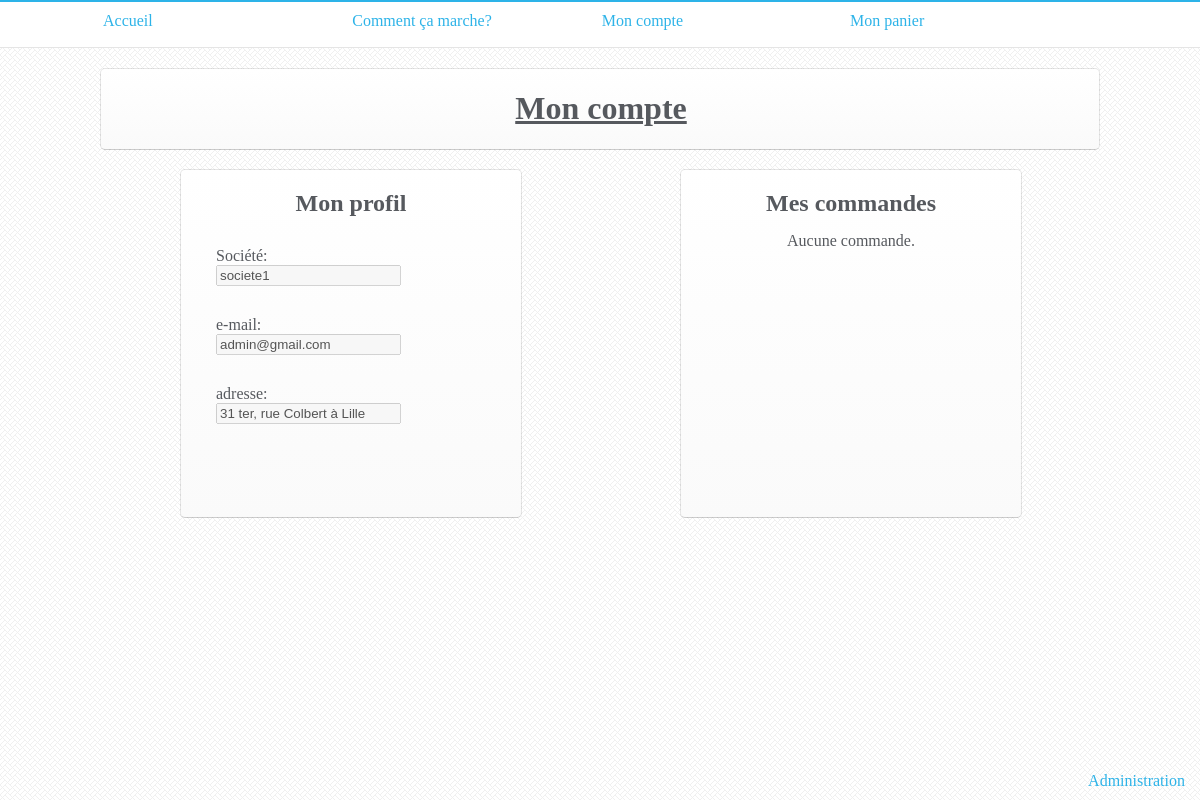
Page /mySpace.html (signed in) on the earlier database version.
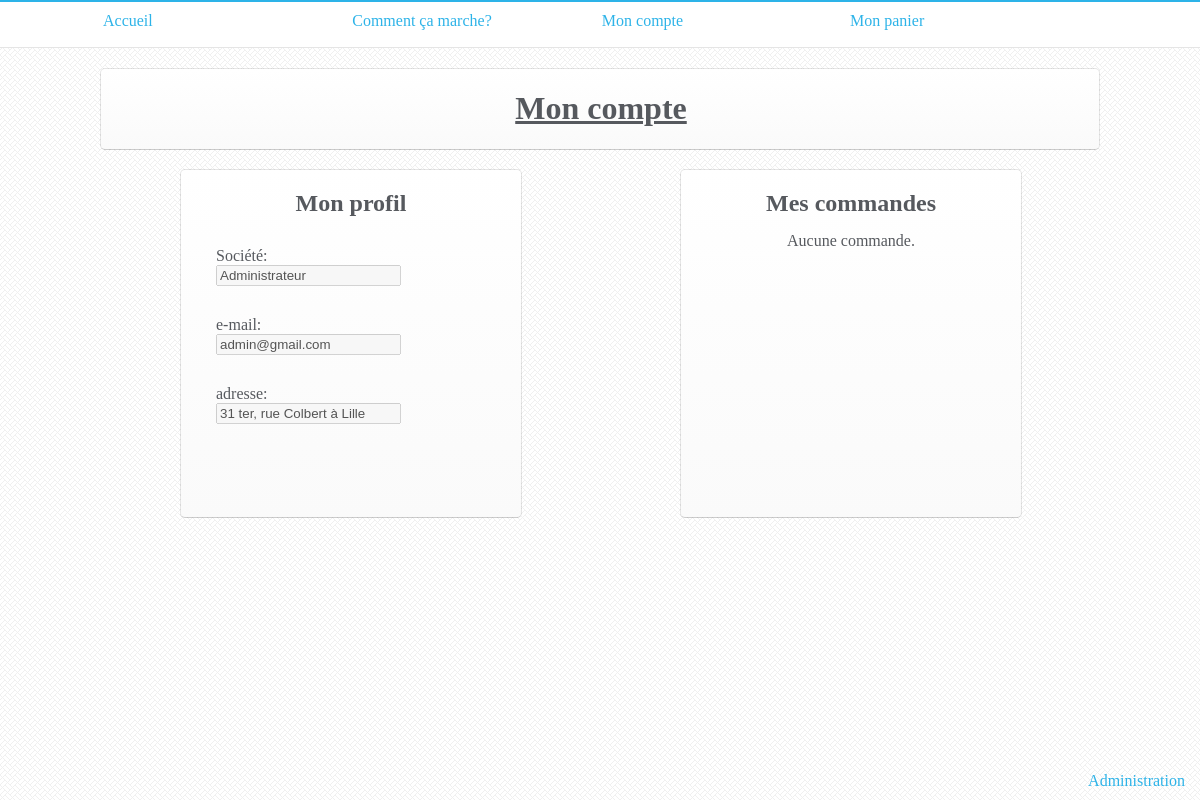
Same page on the later database version.
### tables this page shows
CREATE TABLE IF NOT EXISTS `user` (
  `id` int(11) NOT NULL AUTO_INCREMENT,
  `password` varchar(32) NOT NULL,
  `mail` varchar(50) NOT NULL,
  `adresse` varchar(250) NOT NULL DEFAULT '',
  `societe` varchar(100) NOT NULL,
  `adm` int(11) NOT NULL DEFAULT '0',
  PRIMARY KEY (`id`)
);

### controleurs/mySpace.php (called while the page is built)
<?php
require_once('./modeles/mySpace.php');
    $orders = getOrders($auth);
    $infos = getMyInfos($auth);
require_once('./vues/mySpace.php');
?>

### modeles/mySpace.php (called while the page is built, shortened)
<?php
function getMyInfos($auth){
    $getinfos = $auth->prepare('SELECT * FROM user WHERE id = :id AND mail = :mail');
    $getinfos->bindValue(":id", $_SESSION['id'], PDO::PARAM_INT);
    $getinfos->bindValue(":mail", $_SESSION['mail'], PDO::PARAM_STR);
    $getinfos->execute();
    $getInfo = $getinfos->fetch();
    if(!empty($getInfo)){
        return $getInfo;
    }
}
?>

### vues/mySpace.php
<div class="menuAccordion" style="padding: 0px; margin-top: 20px;color: #56595E;">
    <div class="width1000">
        <h1 class="underline center">Mon compte</h1>
        <div class="width500 left" style="margin-top: 20px;">
            <div style="width: 300px; margin: auto;" class="menuAccordion">
                <h2 class="center" style="margin: 0px;">Mon profil</h2>
                <div style="padding: 15px; height: 250px;">
                    <form id="userSettings">
                        <div class="spaceBot">
                            <label for="societe">Société: </label>
                            <input type="text" id="societe" name="societe" value="<?php if(!empty($infos['societe'])){echo $infos['societe'];} ?>" disabled><br/>
                        </div>
                        <div class="spaceBot">
                        <label for="e-mail">e-mail: </label>
                        <input type="email" id="email" name="email" value="<?php if(!empty($infos['mail'])){echo $infos['mail'];} ?>" disabled><br/>
                        </div>
                        <div class="spaceBot">
                        <label for="adresse">adresse: </label>
                        <input type="text" id="adresse" name="adresse" value="<?php if(!empty($infos['adresse'])){echo $infos['adresse'];} ?>" disabled><br/>
                        </div>
                    </form>
                </div>
            </div>
        </div>
        <div class="width500 left" style="margin-top: 20px;">
            <div style="width: 300px; margin: auto;" class="menuAccordion">
                <h2 class="center" style="margin: 0px;">Mes commandes</h2>
                <div style="padding: 15px; height: 250px;">
                    <?php
                        if(isset($orders)){
                            foreach($orders as $order){
                                echo "<a href='OrderDetail-".$order['keyOrder'].".html'>Commande du ".$order['date']."</a> <span class='right'>".$order['priceCmd']."€</span><br/>";
                            }
                        }
                        else{
                            echo "<div style='text-align: center'>Aucune commande.</div>";
                        }
                    ?>
                </div>
            </div>
        </div>
    </div>
</div>

Differences in the rows shown:
changed user "admin@gmail.com": societe "societe1" → "Administrateur"
